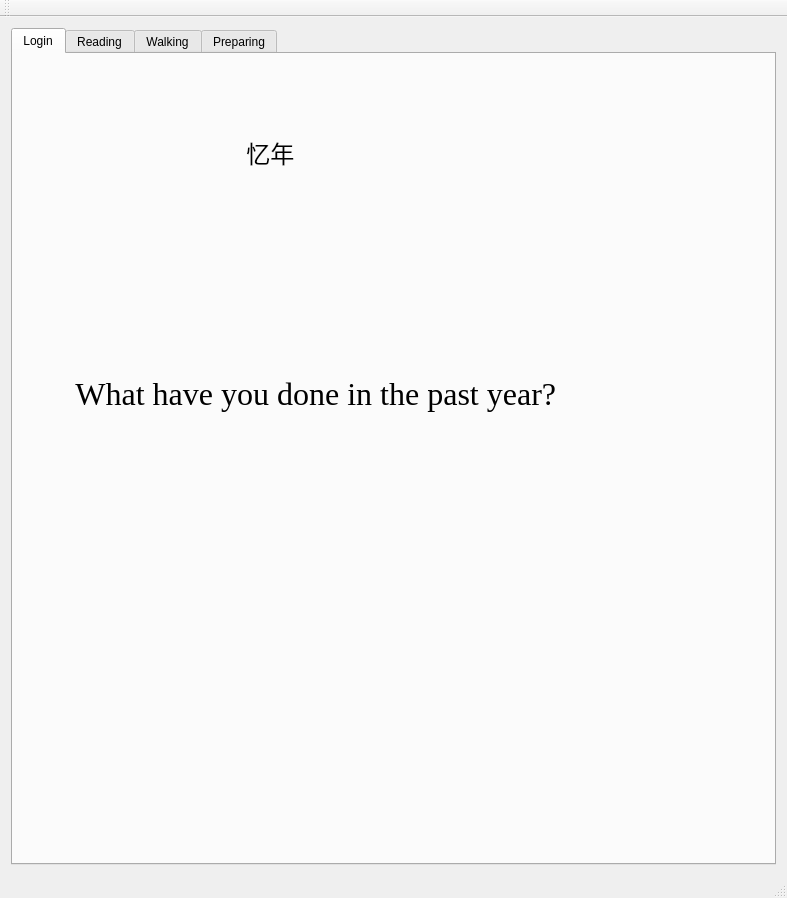
<?xml version="1.0" encoding="UTF-8"?>
<ui version="4.0">
 <class>MainWindow</class>
 <widget class="QMainWindow" name="MainWindow">
  <property name="geometry">
   <rect>
    <x>0</x>
    <y>0</y>
    <width>787</width>
    <height>898</height>
   </rect>
  </property>
  <property name="windowTitle">
   <string>MainWindow</string>
  </property>
  <widget class="QWidget" name="centralWidget">
   <layout class="QVBoxLayout" name="verticalLayout">
    <item>
     <widget class="QTabWidget" name="tabWidget">
      <property name="currentIndex">
       <number>0</number>
      </property>
      <widget class="QWidget" name="Login">
       <attribute name="title">
        <string>Login</string>
       </attribute>
       <widget class="QWidget" name="verticalLayoutWidget_7">
        <property name="geometry">
         <rect>
          <x>20</x>
          <y>300</y>
          <width>632</width>
          <height>80</height>
         </rect>
        </property>
        <layout class="QVBoxLayout" name="verticalLayout_5">
         <item>
          <widget class="QLabel" name="label_7">
           <property name="font">
            <font>
             <family>Times New Roman</family>
             <pointsize>24</pointsize>
            </font>
           </property>
           <property name="text">
            <string>    What have you done in the past year?</string>
           </property>
          </widget>
         </item>
        </layout>
       </widget>
       <widget class="QWidget" name="">
        <property name="geometry">
         <rect>
          <x>160</x>
          <y>70</y>
          <width>341</width>
          <height>221</height>
         </rect>
        </property>
        <layout class="QVBoxLayout" name="verticalLayout_2">
         <item>
          <widget class="QLabel" name="label">
           <property name="font">
            <font>
             <family>楷体</family>
             <pointsize>18</pointsize>
            </font>
           </property>
           <property name="text">
            <string>          忆年</string>
           </property>
          </widget>
         </item>
         <item>
          <layout class="QHBoxLayout" name="horizontalLayout_10"/>
         </item>
         <item>
          <layout class="QHBoxLayout" name="horizontalLayout_11"/>
         </item>
         <item>
          <spacer name="verticalSpacer_3">
           <property name="orientation">
            <enum>Qt::Vertical</enum>
           </property>
           <property name="sizeHint" stdset="0">
            <size>
             <width>20</width>
             <height>40</height>
            </size>
           </property>
          </spacer>
         </item>
        </layout>
       </widget>
      </widget>
      <widget class="QWidget" name="tab_3">
       <attribute name="title">
        <string>Reading</string>
       </attribute>
       <widget class="QWidget" name="verticalLayoutWidget_4">
        <property name="geometry">
         <rect>
          <x>0</x>
          <y>410</y>
          <width>311</width>
          <height>335</height>
         </rect>
        </property>
        <layout class="QVBoxLayout" name="verticalLayout_7">
         <item>
          <widget class="QLabel" name="label_15">
           <property name="text">
            <string>                添加书籍</string>
           </property>
          </widget>
         </item>
         <item>
          <layout class="QHBoxLayout" name="horizontalLayout_33">
           <item>
            <widget class="QLabel" name="label_37">
             <property name="text">
              <string>书名：  </string>
             </property>
            </widget>
           </item>
           <item>
            <widget class="QLineEdit" name="Reading_bookname_Edit"/>
           </item>
          </layout>
         </item>
         <item>
          <layout class="QHBoxLayout" name="horizontalLayout_34"/>
         </item>
         <item>
          <layout class="QHBoxLayout" name="horizontalLayout_4">
           <item>
            <layout class="QHBoxLayout" name="horizontalLayout_21">
             <item>
              <widget class="QLabel" name="label_26">
               <property name="text">
                <string>书籍页码：</string>
               </property>
              </widget>
             </item>
             <item>
              <widget class="QLineEdit" name="Reading_Pages"/>
             </item>
             <item>
              <layout class="QHBoxLayout" name="horizontalLayout_18">
               <item>
                <widget class="QLabel" name="label_22">
                 <property name="text">
                  <string>书籍作者：</string>
                 </property>
                </widget>
               </item>
               <item>
                <widget class="QLineEdit" name="Reading_Author"/>
               </item>
              </layout>
             </item>
            </layout>
           </item>
          </layout>
         </item>
         <item>
          <layout class="QHBoxLayout" name="horizontalLayout_5">
           <item>
            <layout class="QHBoxLayout" name="horizontalLayout_19">
             <item>
              <widget class="QLabel" name="label_23">
               <property name="text">
                <string>起始时间：</string>
               </property>
              </widget>
             </item>
             <item>
              <widget class="QDateEdit" name="dateEdit_4"/>
             </item>
            </layout>
           </item>
           <item>
            <layout class="QHBoxLayout" name="horizontalLayout_22">
             <item>
              <widget class="QLabel" name="label_38">
               <property name="text">
                <string>结束时间：</string>
               </property>
              </widget>
             </item>
             <item>
              <widget class="QDateEdit" name="dateEdit_5"/>
             </item>
            </layout>
           </item>
          </layout>
         </item>
         <item>
          <layout class="QHBoxLayout" name="horizontalLayout_20">
           <item>
            <widget class="QLabel" name="label_24">
             <property name="text">
              <string>关键词：</string>
             </property>
            </widget>
           </item>
           <item>
            <widget class="QLineEdit" name="Reading_keywords"/>
           </item>
          </layout>
         </item>
         <item>
          <layout class="QHBoxLayout" name="horizontalLayout_35">
           <item>
            <widget class="QLabel" name="label_39">
             <property name="text">
              <string>备注：</string>
             </property>
            </widget>
           </item>
           <item>
            <widget class="QLineEdit" name="Read_beizhu"/>
           </item>
          </layout>
         </item>
         <item>
          <widget class="QLabel" name="label_25">
           <property name="text">
            <string>读书笔记：</string>
           </property>
          </widget>
         </item>
         <item>
          <widget class="QTextBrowser" name="Reading_details"/>
         </item>
         <item>
          <layout class="QHBoxLayout" name="horizontalLayout_8">
           <item>
            <widget class="QPushButton" name="pushButton_7">
             <property name="text">
              <string>确认选择</string>
             </property>
            </widget>
           </item>
           <item>
            <spacer name="horizontalSpacer_3">
             <property name="orientation">
              <enum>Qt::Horizontal</enum>
             </property>
             <property name="sizeHint" stdset="0">
              <size>
               <width>40</width>
               <height>20</height>
              </size>
             </property>
            </spacer>
           </item>
           <item>
            <widget class="QPushButton" name="pushButton_8">
             <property name="text">
              <string>取消选择</string>
             </property>
            </widget>
           </item>
          </layout>
         </item>
        </layout>
       </widget>
       <widget class="QWidget" name="verticalLayoutWidget_6">
        <property name="geometry">
         <rect>
          <x>330</x>
          <y>410</y>
          <width>331</width>
          <height>354</height>
         </rect>
        </property>
        <layout class="QVBoxLayout" name="verticalLayout_8">
         <item>
          <widget class="QLabel" name="label_16">
           <property name="text">
            <string>                书籍信息</string>
           </property>
          </widget>
         </item>
         <item>
          <layout class="QHBoxLayout" name="horizontalLayout_36">
           <item>
            <widget class="QLabel" name="label_40">
             <property name="text">
              <string>书名：  </string>
             </property>
            </widget>
           </item>
           <item>
            <widget class="QComboBox" name="BookChoose">
             <item>
              <property name="text">
               <string>空</string>
              </property>
             </item>
             <item>
              <property name="text">
               <string>平凡的世界</string>
              </property>
             </item>
             <item>
              <property name="text">
               <string>人生</string>
              </property>
             </item>
             <item>
              <property name="text">
               <string>我老汉来蹭吃蹭喝</string>
              </property>
             </item>
             <item>
              <property name="text">
               <string>父子俩</string>
              </property>
             </item>
            </widget>
           </item>
          </layout>
         </item>
         <item>
          <layout class="QHBoxLayout" name="horizontalLayout_37"/>
         </item>
         <item>
          <layout class="QHBoxLayout" name="horizontalLayout_6">
           <item>
            <layout class="QHBoxLayout" name="horizontalLayout_38">
             <item>
              <widget class="QLabel" name="label_41">
               <property name="text">
                <string>书籍页码：</string>
               </property>
              </widget>
             </item>
             <item>
              <widget class="QLineEdit" name="Reading_pages2"/>
             </item>
             <item>
              <layout class="QHBoxLayout" name="horizontalLayout_39">
               <item>
                <widget class="QLabel" name="label_42">
                 <property name="text">
                  <string>书籍作者：</string>
                 </property>
                </widget>
               </item>
               <item>
                <widget class="QLineEdit" name="Reading_author2"/>
               </item>
              </layout>
             </item>
            </layout>
           </item>
          </layout>
         </item>
         <item>
          <layout class="QHBoxLayout" name="horizontalLayout_7">
           <item>
            <layout class="QHBoxLayout" name="horizontalLayout_40">
             <item>
              <widget class="QLabel" name="label_43">
               <property name="text">
                <string>起始时间：</string>
               </property>
              </widget>
             </item>
             <item>
              <widget class="QDateEdit" name="dateEdit_6"/>
             </item>
            </layout>
           </item>
           <item>
            <layout class="QHBoxLayout" name="horizontalLayout_41">
             <item>
              <widget class="QLabel" name="label_44">
               <property name="text">
                <string>结束时间：</string>
               </property>
              </widget>
             </item>
             <item>
              <widget class="QDateEdit" name="dateEdit_7"/>
             </item>
            </layout>
           </item>
          </layout>
         </item>
         <item>
          <widget class="QLabel" name="label_47">
           <property name="text">
            <string>书籍简介：</string>
           </property>
          </widget>
         </item>
         <item>
          <widget class="QTextBrowser" name="Reading_background"/>
         </item>
         <item>
          <widget class="QLabel" name="label_48">
           <property name="text">
            <string>读书笔记：</string>
           </property>
          </widget>
         </item>
         <item>
          <widget class="QTextBrowser" name="Reading_detail2"/>
         </item>
        </layout>
       </widget>
       <widget class="QWidget" name="horizontalLayoutWidget_6">
        <property name="geometry">
         <rect>
          <x>10</x>
          <y>20</y>
          <width>641</width>
          <height>376</height>
         </rect>
        </property>
        <layout class="QHBoxLayout" name="horizontalLayout_3">
         <item>
          <widget class="QLabel" name="label_6">
           <property name="text">
            <string/>
           </property>
           <property name="pixmap">
            <pixmap>photos/shugui.jpg</pixmap>
           </property>
           <property name="scaledContents">
            <bool>true</bool>
           </property>
          </widget>
         </item>
         <item>
          <layout class="QVBoxLayout" name="verticalLayout_9">
           <item>
            <spacer name="verticalSpacer_6">
             <property name="orientation">
              <enum>Qt::Vertical</enum>
             </property>
             <property name="sizeHint" stdset="0">
              <size>
               <width>20</width>
               <height>40</height>
              </size>
             </property>
            </spacer>
           </item>
           <item>
            <widget class="QPushButton" name="Reading_cancel">
             <property name="text">
              <string>阅读书籍</string>
             </property>
            </widget>
           </item>
           <item>
            <spacer name="verticalSpacer">
             <property name="orientation">
              <enum>Qt::Vertical</enum>
             </property>
             <property name="sizeHint" stdset="0">
              <size>
               <width>20</width>
               <height>40</height>
              </size>
             </property>
            </spacer>
           </item>
           <item>
            <widget class="QPushButton" name="Reading_shugui">
             <property name="text">
              <string>添加书籍</string>
             </property>
            </widget>
           </item>
           <item>
            <spacer name="verticalSpacer_7">
             <property name="orientation">
              <enum>Qt::Vertical</enum>
             </property>
             <property name="sizeHint" stdset="0">
              <size>
               <width>20</width>
               <height>40</height>
              </size>
             </property>
            </spacer>
           </item>
          </layout>
         </item>
        </layout>
       </widget>
      </widget>
      <widget class="QWidget" name="tab">
       <attribute name="title">
        <string>Walking</string>
       </attribute>
       <widget class="QWidget" name="verticalLayoutWidget_3">
        <property name="geometry">
         <rect>
          <x>300</x>
          <y>380</y>
          <width>251</width>
          <height>348</height>
         </rect>
        </property>
        <layout class="QVBoxLayout" name="verticalLayout_3">
         <item>
          <widget class="QLabel" name="label_10">
           <property name="text">
            <string>            添加信息</string>
           </property>
          </widget>
         </item>
         <item>
          <layout class="QHBoxLayout" name="horizontalLayout_23">
           <item>
            <widget class="QLabel" name="label_27">
             <property name="text">
              <string>地名：  </string>
             </property>
            </widget>
           </item>
           <item>
            <widget class="QLineEdit" name="Walking_Edit2"/>
           </item>
          </layout>
         </item>
         <item>
          <layout class="QHBoxLayout" name="horizontalLayout_27">
           <item>
            <widget class="QLabel" name="label_31">
             <property name="text">
              <string>景点：  </string>
             </property>
            </widget>
           </item>
           <item>
            <widget class="QLineEdit" name="Place_Edit2"/>
           </item>
          </layout>
         </item>
         <item>
          <layout class="QHBoxLayout" name="horizontalLayout_14">
           <item>
            <widget class="QLabel" name="label_17">
             <property name="text">
              <string>起始时间：</string>
             </property>
            </widget>
           </item>
           <item>
            <widget class="QDateEdit" name="dateEdit"/>
           </item>
          </layout>
         </item>
         <item>
          <layout class="QHBoxLayout" name="horizontalLayout_17">
           <item>
            <widget class="QLabel" name="label_21">
             <property name="text">
              <string>离开时间：</string>
             </property>
            </widget>
           </item>
           <item>
            <widget class="QDateEdit" name="dateEdit_2"/>
           </item>
          </layout>
         </item>
         <item>
          <layout class="QHBoxLayout" name="horizontalLayout_16">
           <item>
            <widget class="QLabel" name="label_19">
             <property name="text">
              <string>关键词：</string>
             </property>
            </widget>
           </item>
           <item>
            <widget class="QLineEdit" name="Keywords2"/>
           </item>
          </layout>
         </item>
         <item>
          <layout class="QHBoxLayout" name="horizontalLayout_24">
           <item>
            <widget class="QLabel" name="label_28">
             <property name="text">
              <string>同行者：</string>
             </property>
            </widget>
           </item>
           <item>
            <widget class="QLineEdit" name="Partner"/>
           </item>
          </layout>
         </item>
         <item>
          <widget class="QLabel" name="label_20">
           <property name="text">
            <string>感悟：</string>
           </property>
          </widget>
         </item>
         <item>
          <widget class="QTextBrowser" name="Pre_details2"/>
         </item>
         <item>
          <widget class="QPushButton" name="pushButton">
           <property name="text">
            <string>确认添加</string>
           </property>
          </widget>
         </item>
        </layout>
       </widget>
       <widget class="QWidget" name="verticalLayoutWidget_5">
        <property name="geometry">
         <rect>
          <x>20</x>
          <y>380</y>
          <width>271</width>
          <height>301</height>
         </rect>
        </property>
        <layout class="QVBoxLayout" name="verticalLayout_6">
         <item>
          <widget class="QLabel" name="label_11">
           <property name="text">
            <string>            历史信息</string>
           </property>
          </widget>
         </item>
         <item>
          <layout class="QHBoxLayout" name="horizontalLayout_25">
           <item>
            <widget class="QLabel" name="label_29">
             <property name="text">
              <string>  去过：  </string>
             </property>
            </widget>
           </item>
           <item>
            <widget class="QLineEdit" name="Walking_cityEdit"/>
           </item>
           <item>
            <widget class="QLabel" name="label_57">
             <property name="text">
              <string>城市</string>
             </property>
            </widget>
           </item>
          </layout>
         </item>
         <item>
          <layout class="QHBoxLayout" name="horizontalLayout_31">
           <item>
            <widget class="QLabel" name="label_35">
             <property name="text">
              <string>  经过：  </string>
             </property>
            </widget>
           </item>
           <item>
            <widget class="QLineEdit" name="Walking_Province"/>
           </item>
           <item>
            <widget class="QLabel" name="label_58">
             <property name="text">
              <string>省</string>
             </property>
            </widget>
           </item>
          </layout>
         </item>
         <item>
          <layout class="QHBoxLayout" name="horizontalLayout_32">
           <item>
            <widget class="QLabel" name="label_36">
             <property name="text">
              <string>  迈过：  </string>
             </property>
            </widget>
           </item>
           <item>
            <widget class="QLineEdit" name="Walking_miles"/>
           </item>
           <item>
            <widget class="QLabel" name="label_59">
             <property name="text">
              <string>公里</string>
             </property>
            </widget>
           </item>
          </layout>
         </item>
         <item>
          <layout class="QHBoxLayout" name="horizontalLayout_15">
           <item>
            <widget class="QLabel" name="label_18">
             <property name="text">
              <string>  最东边的城市：  </string>
             </property>
            </widget>
           </item>
           <item>
            <widget class="QLineEdit" name="TheEasternCity"/>
           </item>
          </layout>
         </item>
         <item>
          <layout class="QHBoxLayout" name="horizontalLayout_28">
           <item>
            <widget class="QLabel" name="label_32">
             <property name="text">
              <string>  最西边的城市：  </string>
             </property>
            </widget>
           </item>
           <item>
            <widget class="QLineEdit" name="TheWesternCity"/>
           </item>
          </layout>
         </item>
         <item>
          <layout class="QHBoxLayout" name="horizontalLayout_29">
           <item>
            <widget class="QLabel" name="label_33">
             <property name="text">
              <string>  最南边的城市：  </string>
             </property>
            </widget>
           </item>
           <item>
            <widget class="QLineEdit" name="TheSouthCity"/>
           </item>
          </layout>
         </item>
         <item>
          <layout class="QHBoxLayout" name="horizontalLayout_26">
           <item>
            <widget class="QLabel" name="label_30">
             <property name="text">
              <string>  最北边的城市：  </string>
             </property>
            </widget>
           </item>
           <item>
            <widget class="QLineEdit" name="TheNorthCity"/>
           </item>
          </layout>
         </item>
         <item>
          <layout class="QHBoxLayout" name="horizontalLayout_30">
           <item>
            <widget class="QLabel" name="label_34">
             <property name="text">
              <string>  待最久的城市：  </string>
             </property>
            </widget>
           </item>
           <item>
            <widget class="QLineEdit" name="TheLongTimeCity"/>
           </item>
          </layout>
         </item>
        </layout>
       </widget>
       <widget class="QWidget" name="horizontalLayoutWidget_5">
        <property name="geometry">
         <rect>
          <x>20</x>
          <y>10</y>
          <width>698</width>
          <height>366</height>
         </rect>
        </property>
        <layout class="QHBoxLayout" name="horizontalLayout">
         <item>
          <widget class="QLabel" name="label_2">
           <property name="text">
            <string/>
           </property>
           <property name="pixmap">
            <pixmap>photos/ChineseMap.bmp</pixmap>
           </property>
           <property name="scaledContents">
            <bool>true</bool>
           </property>
          </widget>
         </item>
         <item>
          <layout class="QVBoxLayout" name="verticalLayout_10">
           <item>
            <spacer name="verticalSpacer_4">
             <property name="orientation">
              <enum>Qt::Vertical</enum>
             </property>
             <property name="sizeHint" stdset="0">
              <size>
               <width>20</width>
               <height>40</height>
              </size>
             </property>
            </spacer>
           </item>
           <item>
            <widget class="QPushButton" name="map_display">
             <property name="text">
              <string>显示足迹</string>
             </property>
            </widget>
           </item>
           <item>
            <spacer name="verticalSpacer_2">
             <property name="orientation">
              <enum>Qt::Vertical</enum>
             </property>
             <property name="sizeHint" stdset="0">
              <size>
               <width>20</width>
               <height>40</height>
              </size>
             </property>
            </spacer>
           </item>
           <item>
            <widget class="QPushButton" name="map_trace">
             <property name="text">
              <string>添加足迹</string>
             </property>
            </widget>
           </item>
           <item>
            <spacer name="verticalSpacer_5">
             <property name="orientation">
              <enum>Qt::Vertical</enum>
             </property>
             <property name="sizeHint" stdset="0">
              <size>
               <width>20</width>
               <height>40</height>
              </size>
             </property>
            </spacer>
           </item>
          </layout>
         </item>
        </layout>
       </widget>
      </widget>
      <widget class="QWidget" name="tab_2">
       <attribute name="title">
        <string>Preparing</string>
       </attribute>
       <widget class="QWidget" name="horizontalLayoutWidget_4">
        <property name="geometry">
         <rect>
          <x>40</x>
          <y>30</y>
          <width>251</width>
          <height>41</height>
         </rect>
        </property>
        <layout class="QHBoxLayout" name="horizontalLayout_9">
         <item>
          <widget class="QLabel" name="label_3">
           <property name="text">
            <string>选择事情类型：</string>
           </property>
          </widget>
         </item>
         <item>
          <widget class="QComboBox" name="comboBox">
           <item>
            <property name="text">
             <string>快乐</string>
            </property>
           </item>
           <item>
            <property name="text">
             <string>惊奇</string>
            </property>
           </item>
           <item>
            <property name="text">
             <string>挑战</string>
            </property>
           </item>
           <item>
            <property name="text">
             <string>感动</string>
            </property>
           </item>
           <item>
            <property name="text">
             <string>平淡</string>
            </property>
           </item>
          </widget>
         </item>
        </layout>
       </widget>
       <widget class="QLabel" name="label_5">
        <property name="geometry">
         <rect>
          <x>150</x>
          <y>80</y>
          <width>72</width>
          <height>15</height>
         </rect>
        </property>
        <property name="text">
         <string>感悟：</string>
        </property>
       </widget>
       <widget class="QPushButton" name="pushButton_12">
        <property name="geometry">
         <rect>
          <x>560</x>
          <y>130</y>
          <width>93</width>
          <height>28</height>
         </rect>
        </property>
        <property name="text">
         <string>显示事件</string>
        </property>
       </widget>
       <widget class="QLabel" name="Prepare_photos_2">
        <property name="geometry">
         <rect>
          <x>10</x>
          <y>300</y>
          <width>331</width>
          <height>191</height>
         </rect>
        </property>
        <property name="text">
         <string/>
        </property>
        <property name="pixmap">
         <pixmap>photos/AngelHack.jpg</pixmap>
        </property>
        <property name="scaledContents">
         <bool>true</bool>
        </property>
       </widget>
       <widget class="QWidget" name="horizontalLayoutWidget_8">
        <property name="geometry">
         <rect>
          <x>390</x>
          <y>30</y>
          <width>251</width>
          <height>41</height>
         </rect>
        </property>
        <layout class="QHBoxLayout" name="horizontalLayout_12">
         <item>
          <widget class="QLabel" name="label_8">
           <property name="text">
            <string>选择事件：</string>
           </property>
          </widget>
         </item>
         <item>
          <widget class="QComboBox" name="Pre_choose">
           <item>
            <property name="text">
             <string>无</string>
            </property>
           </item>
           <item>
            <property name="text">
             <string>AngelHack</string>
            </property>
           </item>
           <item>
            <property name="text">
             <string>金榜题目时</string>
            </property>
           </item>
           <item>
            <property name="text">
             <string>久旱逢甘露</string>
            </property>
           </item>
           <item>
            <property name="text">
             <string>他乡遇故知</string>
            </property>
           </item>
           <item>
            <property name="text">
             <string>洞房花烛夜</string>
            </property>
           </item>
          </widget>
         </item>
        </layout>
       </widget>
       <widget class="QLabel" name="label_4">
        <property name="geometry">
         <rect>
          <x>390</x>
          <y>300</y>
          <width>341</width>
          <height>191</height>
         </rect>
        </property>
        <property name="text">
         <string/>
        </property>
        <property name="pixmap">
         <pixmap>photos/Angel_Hack2.jpg</pixmap>
        </property>
        <property name="scaledContents">
         <bool>true</bool>
        </property>
       </widget>
       <widget class="QTextBrowser" name="textBrowser_2">
        <property name="geometry">
         <rect>
          <x>150</x>
          <y>100</y>
          <width>401</width>
          <height>181</height>
         </rect>
        </property>
       </widget>
       <widget class="QPushButton" name="pushButton_13">
        <property name="geometry">
         <rect>
          <x>560</x>
          <y>200</y>
          <width>93</width>
          <height>28</height>
         </rect>
        </property>
        <property name="text">
         <string>添加事件</string>
        </property>
       </widget>
       <zorder>horizontalLayoutWidget_4</zorder>
       <zorder>label_5</zorder>
       <zorder>pushButton_12</zorder>
       <zorder>Prepare_photos_2</zorder>
       <zorder>horizontalLayoutWidget_8</zorder>
       <zorder>label_8</zorder>
       <zorder>label_4</zorder>
       <zorder>textBrowser_2</zorder>
       <zorder>pushButton_13</zorder>
      </widget>
     </widget>
    </item>
   </layout>
  </widget>
  <widget class="QMenuBar" name="menuBar">
   <property name="geometry">
    <rect>
     <x>0</x>
     <y>0</y>
     <width>787</width>
     <height>26</height>
    </rect>
   </property>
  </widget>
  <widget class="QToolBar" name="mainToolBar">
   <attribute name="toolBarArea">
    <enum>TopToolBarArea</enum>
   </attribute>
   <attribute name="toolBarBreak">
    <bool>false</bool>
   </attribute>
  </widget>
  <widget class="QStatusBar" name="statusBar"/>
 </widget>
 <layoutdefault spacing="6" margin="11"/>
 <resources/>
 <connections/>
</ui>
